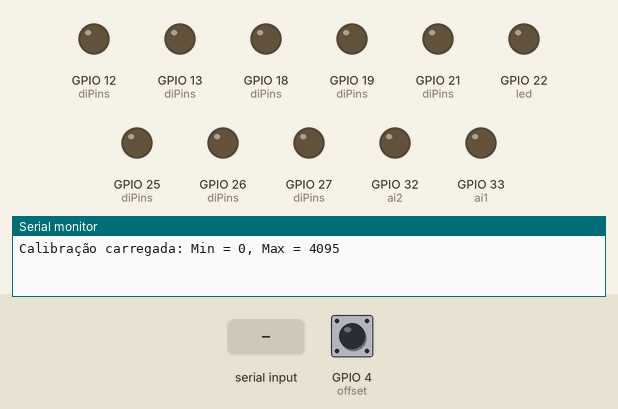
Recording of a program running on a simulated ESP32. Shown: output pins drawn as LEDs (lit = HIGH), the last lines printed to the serial monitor. Inputs (shaded band) come from the test bench; at power-on: GPIO 4 (offset) HIGH. EEPROM starts erased; nothing arrives over Bluetooth unless stated.

Above: at 1.2 s.
1.3 s: "DI:1,1\n" received over the second serial link
At 1.7 s:
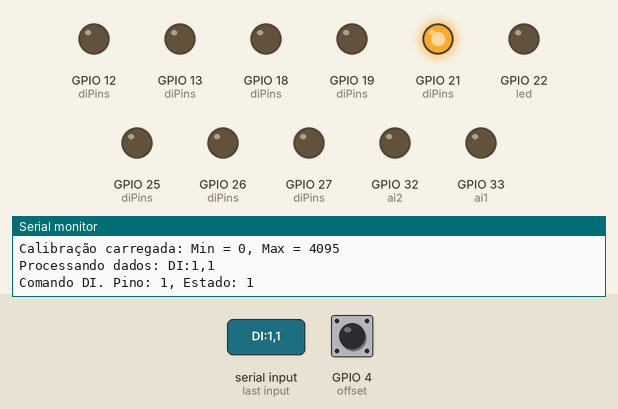
4.3 s: "AI:1,120\n" received over the second serial link
At 5.2 s:
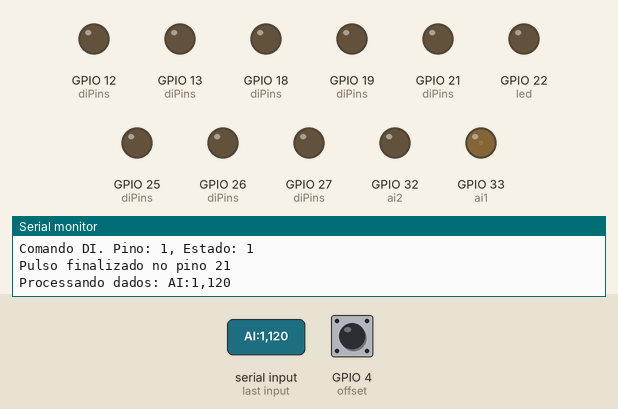
5.8 s: GPIO 4 (offset) pulled LOW for 0.15 s
At 6.3 s:
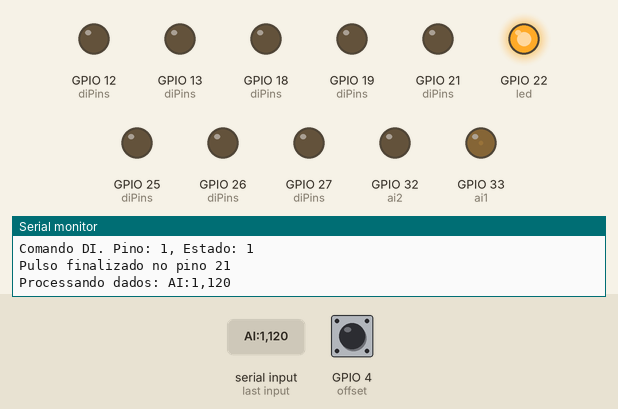
7.4 s: "DI:1,1\n" received over the second serial link
At 8.8 s:
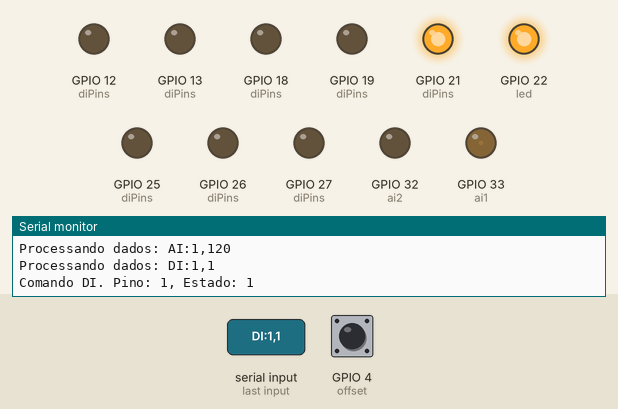
10.4 s: GPIO 4 (offset) pulled LOW for 1 s
At 11.1 s:
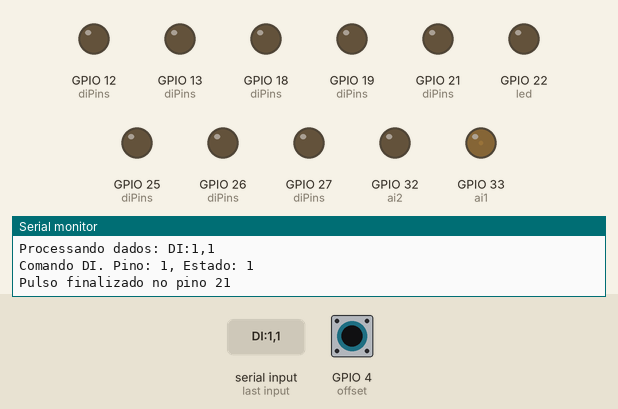
12.9 s: GPIO 4 (offset) pulled LOW for 3.2 s
At 14.1 s:
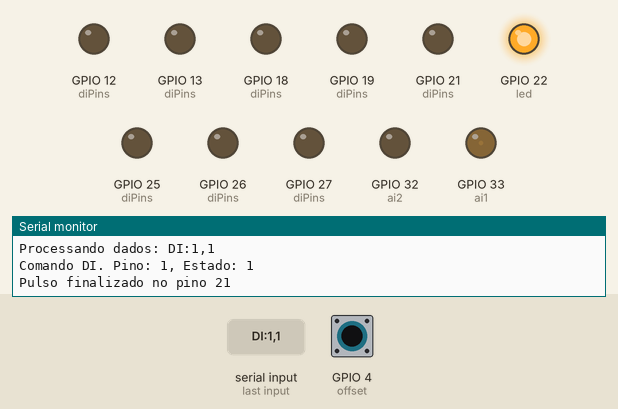
Timing chart, 0 to 15.9 s (numbered marks = the images above; inputs shaded):
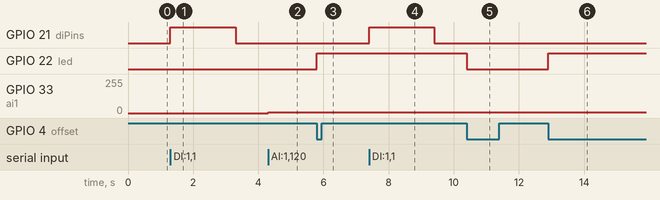

The program:

main.cpp
```cpp
#include "main.h"

// =================================================================
// === DEFINIÇÃO DE VARIÁVEIS GLOBAIS ===
// =================================================================

// --- Variáveis de Comunicação ---
const byte numChars = 64;
char receivedChars[numChars];
byte charIndex = 0;

// --- Variáveis de Controle dos Pinos DI ---
const int NUM_DI_PINS = 8;
const int diPins[NUM_DI_PINS] = {di1, di2, di3, di4, di5, di6, di7, di8};
bool pinIsPulsing[NUM_DI_PINS];      // Array de flags. Uma para cada pino DI.
unsigned long pulseStartTimes[NUM_DI_PINS]; // Array de cronômetros. Um para cada pino DI.
const long duracaoPulso = 2000;

// --- Variáveis para o Modo de Calibração e Botão ---
SystemState currentState = NORMAL;
int calibratedMin = 0;
int calibratedMax = 4095;
int calibMinTemp = 4095;
int calibMaxTemp = 0;
const int pinoBotao = offset;
bool ultimoEstadoBotao = HIGH;
unsigned long tempoUltimoDebounce = 0;
const long delayDebounce = 50;

// Bluetooth
BluetoothSerial SerialBT;

// Preferences para salvar dados de calibração
Preferences preferences;

// Progamação via OTA
// const char* ssid = "NOTEBOOK 3028";
// const char* password = "j4]5428J";

// IPAddress local_IP(192, 168, 137, 180);
// IPAddress gateway(192, 168, 137, 1);
// IPAddress subnet(255, 255, 255, 0);

// const char* ota_hostname = "HV";
// const char* ota_password = "4321";

// =================================================================
// === SETUP ===
// =================================================================

void setup() {
  Serial.begin(921600);
  Serial2.begin(115200, SERIAL_8N1, RXHV, TXHV);
  SerialBT.begin("esp32HV");

  // if (!WiFi.config(local_IP, gateway, subnet)) {
  //   Serial.println("Falha ao configurar o IP estático");
  // }

  // // Inicializando beacon
  // WiFi.mode(WIFI_STA);
  // WiFi.begin(ssid, password);
  // while (WiFi.waitForConnectResult() != WL_CONNECTED) {
  //   Serial.println("Connection Failed! Rebooting...");
  //   delay(5000);
  //   ESP.restart();
  // }

  // Serial.println("Ready");
  // Serial.print("IP address: ");
  // Serial.println(WiFi.localIP());


  // // --- Configuração do OTA ---
  // ArduinoOTA.setHostname(ota_hostname);
  // ArduinoOTA.setPassword(ota_password);

  // // Funções de feedback (callbacks) para o processo de OTA.
  // // Elas são ótimas para depuração no Monitor Serial.
  // ArduinoOTA
  //   .onStart([]() {
  //     String type;
  //     if (ArduinoOTA.getCommand() == U_FLASH)
  //       type = "sketch";
  //     else // U_SPIFFS
  //       type = "filesystem";
  //     Serial.println("Start updating " + type);
  //   })
  //   .onEnd([]() {
  //     Serial.println("\nEnd");
  //   })
  //   .onProgress([](unsigned int progress, unsigned int total) {
  //     Serial.printf("Progress: %u%%\r", (progress / (total / 100)));
  //   })
  //   .onError([](ota_error_t error) {
  //     Serial.printf("Error[%u]: ", error);
  //     if (error == OTA_AUTH_ERROR) Serial.println("Auth Failed");
  //     else if (error == OTA_BEGIN_ERROR) Serial.println("Begin Failed");
  //     else if (error == OTA_CONNECT_ERROR) Serial.println("Connect Failed");
  //     else if (error == OTA_RECEIVE_ERROR) Serial.println("Receive Failed");
  //     else if (error == OTA_END_ERROR) Serial.println("End Failed");
  //   });

  // ArduinoOTA.begin();

  // Carrega os dados de calibração salvos anteriormente
  preferences.begin("calib-dados", false);

  calibratedMin = preferences.getInt("calibMin", 0);       // Chave "calibMin", padrão 0
  calibratedMax = preferences.getInt("calibMax", 4095);    // Chave "calibMax", padrão 4095

  preferences.end();

  Serial.print("Calibração carregada: Min = "); Serial.print(calibratedMin);
  Serial.print(", Max = "); Serial.println(calibratedMax);


  // Portas digitais ESP-->INV
  for (int i = 0; i < NUM_DI_PINS; i++) {
    pinMode(diPins[i], OUTPUT);
  }

  // Inicializa o estado de todos os pulsos como 'falso'
  for (int i = 0; i < NUM_DI_PINS; i++) {
    pinIsPulsing[i] = false;
  }

  // Portas digitais INV-->ESP
  pinMode(do2, INPUT);
  pinMode(do3, INPUT);
  pinMode(do4, INPUT);

  // TPS's
  pinMode(ai1, OUTPUT);
  pinMode(ai2, OUTPUT);

  // Portas analógicas INV-->ESP
  pinMode(ao1, INPUT);
  pinMode(ao2, INPUT);

  // Configuração do OFFSET
  pinMode(offset, INPUT);
  pinMode(led, OUTPUT); // LED para indicar o estado de calibração

  // Frequência de 5kHz, Resolução de 12 bits (valores de 0 a 4095)
  ledcSetup(0, 5000, 12);
  ledcSetup(1, 5000, 12);

  // Associa os pinos aos canais configurados
  ledcAttachPin(ai1, 0); // Pino 33 no Canal 0
  ledcAttachPin(ai2, 1); // Pino 32 no Canal 1
}

// =================================================================
// === FUNÇÕES DE APOIO ===
// =================================================================

void parseAndExecute(char* data) {
    Serial.print("Processando dados: ");
    Serial.println(data);

    char* command;
    char* param1;
    char* param2;

    char tempData[numChars];
    strcpy(tempData, data);

    // Pega o primeiro "pedaço" (o comando) antes do primeiro delimitador ':'
    command = strtok(tempData, ":");

    // Se o comando for nulo, a string estava vazia ou mal formada.
    if (command == NULL) {
        Serial.println("Erro: Comando nulo.");
        return;
    }

    if (strcmp(command, "DI") == 0) {
        // Comando esperado: "DI:pino,estado" (ex: "DI:1,1")

        // Pega o próximo pedaço, usando a vírgula como delimitador
        param1 = strtok(NULL, ",");
        param2 = strtok(NULL, ",");

        if (param1 == NULL || param2 == NULL) {
            Serial.println("Erro: Parâmetros faltando para o comando DI.");
            return;
        }

        // Converte o texto do parâmetro para um número inteiro
        int pinIndex = atoi(param1); // atoi = ASCII to Integer
        int state = atoi(param2);

        Serial.print("Comando DI. Pino: ");
        Serial.print(pinIndex);
        Serial.print(", Estado: ");
        Serial.println(state);

        // Validação do índice
        if (pinIndex < 1 || pinIndex > NUM_DI_PINS) {
            Serial.println("Erro: Índice de pino DI inválido.");
            return;
        }

        int arrayIndex = pinIndex - 1;
        int targetPin = diPins[arrayIndex];

        switch (state) {
            case 0: // Desligar
                digitalWrite(targetPin, LOW);
                Serial.print("Pino "); Serial.print(targetPin); Serial.println(" DESLIGADO.");
                break;
            case 1: // Ligar
                if (pinIsPulsing[arrayIndex]) {
                  Serial.print("Aviso: Pino "); Serial.print(targetPin); Serial.println(" já tem um pulso em andamento.");
                  return;
                }
                SerialBT.print("Iniciando pulso de 2s no pino "); SerialBT.println(targetPin);

                // Inicia o pulso PARA ESTE PINO
                digitalWrite(targetPin, HIGH);
                pulseStartTimes[arrayIndex] = millis(); // Usa a posição do array para guardar o tempo
                pinIsPulsing[arrayIndex] = true;        // Usa a posição do array para levantar a flag
                break;
            default:
                Serial.println("Erro: Estado inválido para comando DI (use 0, 1 ou 2).");
                break;
        }
    } else if (strcmp(command, "AI") == 0) {
        // Comando esperado: "AI:pino,valor" (ex: "AI:1,120")
        param1 = strtok(NULL, ",");
        param2 = strtok(NULL, ",");

        if (param1 == NULL || param2 == NULL) {
            Serial.println("Erro: Parâmetros faltando para o comando AI.");
            return;
        }

        int pinIndex = atoi(param1);
        int rawValue = atoi(param2);

        if (currentState == CALIBRANDO) {
          // ESTADO DE CALIBRAÇÃO: Apenas registramos os valores min/max
          if (rawValue < calibMinTemp) calibMinTemp = rawValue;
          if (rawValue > calibMaxTemp) calibMaxTemp = rawValue;

          // Imprime feedback para o usuário
          Serial.print("Calibrando... Valor recebido: "); Serial.print(rawValue);
          Serial.print(" | Min Temp: "); Serial.print(calibMinTemp);
          Serial.print(" | Max Temp: "); Serial.println(calibMaxTemp);

        } else { // if (currentState == NORMAL)
          // ESTADO NORMAL: Mapeamos o valor e controlamos a saída
          long mappedValue = map(rawValue, calibratedMin, calibratedMax, 0, 4095);
          mappedValue = constrain(mappedValue, 0, 4095);

          SerialBT.print("Comando AI. Pino: "); SerialBT.print(pinIndex);
          SerialBT.print(", Valor Cru: "); SerialBT.print(rawValue);
          SerialBT.print(", Valor Mapeado: "); SerialBT.println(mappedValue);

          // Seleciona o canal com base no pinIndex e escreve o valor MAPEADO
          if (pinIndex == 1) {
            ledcWrite(0, mappedValue);
          } else if (pinIndex == 2) {
            ledcWrite(1, mappedValue);
          } else {
              Serial.println("Erro: Índice de pino AI inválido.");
              return;
          }
        }
    } else if (strcmp(command, "GET_STATUS") == 0) {
        // Comando esperado: "GET_STATUS"
        Serial.println("Comando GET_STATUS recebido.");

        // Lendo os valores dos sensores
        int val_do2 = digitalRead(do2);
        int val_do3 = digitalRead(do3);
        int val_do4 = digitalRead(do4);
        int val_ao1 = analogRead(ao1);
        int val_ao2 = analogRead(ao2);

        // Montando a string de resposta
        char responseBuffer[64];
        sprintf(responseBuffer, "STATUS:%d,%d,%d,%d,%d\n", val_do2, val_do3, val_do4, val_ao1, val_ao2);

        // Enviando a resposta de volta pela Serial2
        Serial2.print(responseBuffer);
        Serial.print("Enviando resposta: ");
        Serial.print(responseBuffer);

      } else {
        Serial.print("Erro: Comando desconhecido -> ");
        Serial.println(command);
      }
}

// =================================================================
// === LOOP PRINCIPAL ===
// =================================================================

void loop() {

  // Verifica se há atualizações OTA
  // ArduinoOTA.handle();

  // 1. LÓGICA DO BOTÃO PARA MUDAR O ESTADO
  bool estadoAtualBotao = digitalRead(pinoBotao);
  if (estadoAtualBotao != ultimoEstadoBotao) {
    tempoUltimoDebounce = millis();
  }
  if (!((millis() - tempoUltimoDebounce) > delayDebounce)) {
    if (estadoAtualBotao == LOW && ultimoEstadoBotao == HIGH) {
      if (currentState == NORMAL) {
        currentState = CALIBRANDO;
        calibMinTemp = 4095;
        calibMaxTemp = 0;
        SerialBT.println("\n===== MODO DE CALIBRAÇÃO INICIADO =====");
        digitalWrite(led, HIGH); // Liga o LED para indicar que está calibrando

      } else { // Estava em CALIBRANDO
        currentState = NORMAL;
        preferences.begin("calib-dados", false);
        preferences.putInt("calibMin", calibratedMin);
        preferences.putInt("calibMax", calibratedMax);
        preferences.end();

        if (calibratedMax <= calibratedMin) {
          SerialBT.println("ERRO DE CALIBRAÇÃO! Usando valores padrão.");
          calibratedMin = 0;
          calibratedMax = 4095;
          digitalWrite(led, HIGH); // Liga o LED para indicar erro
        }
        SerialBT.println("\n===== CALIBRAÇÃO FINALIZADA =====");
        SerialBT.print("Novo range: "); SerialBT.print(calibratedMin); SerialBT.print(" a "); SerialBT.println(calibratedMax);
        digitalWrite(led, LOW); // Desliga o LED ao sair do modo de calibração
      }
    }
  }
  ultimoEstadoBotao = estadoAtualBotao;

  // 2. RECEPÇÃO E PROCESSAMENTO DE DADOS

  while (Serial2.available() > 0) {
    char rc = Serial2.read();

    if (rc == '\n') {
      receivedChars[charIndex] = '\0';
      parseAndExecute(receivedChars);
      charIndex = 0;
    } else {
      if (charIndex < numChars - 1) {
        receivedChars[charIndex] = rc;
        charIndex++;
      }
    }
  }

  // 3 . LÓGICA DE PULSOS PARA OS PINS DI

  for (int i = 0; i < NUM_DI_PINS; i++) {
    // Verifica se o pino 'i' está atualmente em modo de pulso
    if (pinIsPulsing[i]) {
        // Se estiver, verifica se o tempo dele já esgotou
        if (millis() - pulseStartTimes[i] >= duracaoPulso) {
            // O tempo acabou! Desliga o pino correspondente.
            // O pino físico está em diPins[i]
            digitalWrite(diPins[i], LOW);
            pinIsPulsing[i] = false;       // Reseta a flag apenas para este pino

            Serial.print("Pulso finalizado no pino "); Serial.println(diPins[i]);
        }
    }
  }
}
```

main.h
```cpp
#ifndef MAIN_H
#define MAIN_H

#include <Arduino.h>
#include <BluetoothSerial.h>
#include <Preferences.h>
// #include <WiFi.h>
// #include <ESPmDNS.h>
// #include <WiFiUdp.h>
// #include <ArduinoOTA.h>

// Comunicação UART LV/HV
#define RXHV 16
#define TXHV 17

// Saídas digitais do ESP (ESP-->INV)
#define di1 21
#define di2 19
#define di3 18
#define di4 25
#define di5 13
#define di6 12
#define di7 27
#define di8 26

// Entradas digitais para o ESP (INV-->ESP)
#define do2 35
// #define do3 23 // Anterior
// #define do4 34 // Anterior
#define do3 34
#define do4 23

// Saídas PWM do ESP (ESP-->INV)
#define ai1 33
#define ai2 32

// Entradas analógicas para o ESP (INV-->ESP)
#define ao1 36
#define ao2 39

// Pino do botão de calibração
#define offset 4
#define led 22

// Declaração do nosso tipo de estado. A variável em si será definida no .cpp
enum SystemState { NORMAL, CALIBRANDO };

#endif
```

Measured:
- after the input at 1.3 s, GPIO 21 (diPins): LOW → HIGH at once, → LOW 2.0 s later
- after the input at 4.3 s, GPIO 33 (ai1): 0/255 → 7/255 at once
- after the input at 5.8 s, GPIO 22 (led): LOW → HIGH at once
- after the input at 7.4 s, GPIO 21 (diPins): LOW → HIGH at once, → LOW 2.0 s later
- after the input at 10.4 s, GPIO 22 (led): HIGH → LOW at once
- after the input at 12.9 s, GPIO 22 (led): LOW → HIGH at once
